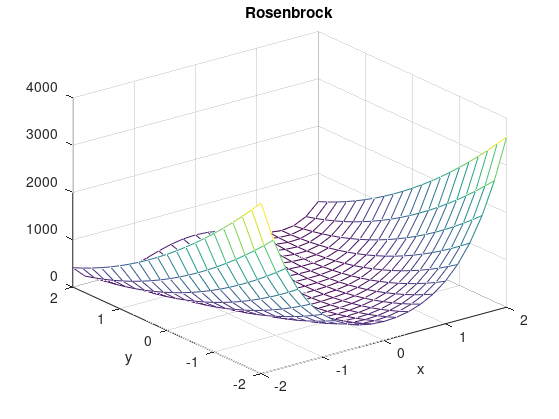

This chart was generated by the following MATLAB code:
clear all;
clc;

[X,Y] = meshgrid(-2:.2:2);
Z1 = (1 - X).^2 + 100.*(Y - X.^2).^2;
h = figure;

mesh(X,Y,Z1); 
title('Rosenbrock');
xlabel('x');
ylabel('y');
set(h,'Units','Inches');
pos = get(h,'Position');
set(h,'PaperPositionMode','Auto','PaperUnits','Inches','PaperSize',[pos(3),pos(4)]);
print(h, 'Rastrigin','-dpf','r0')